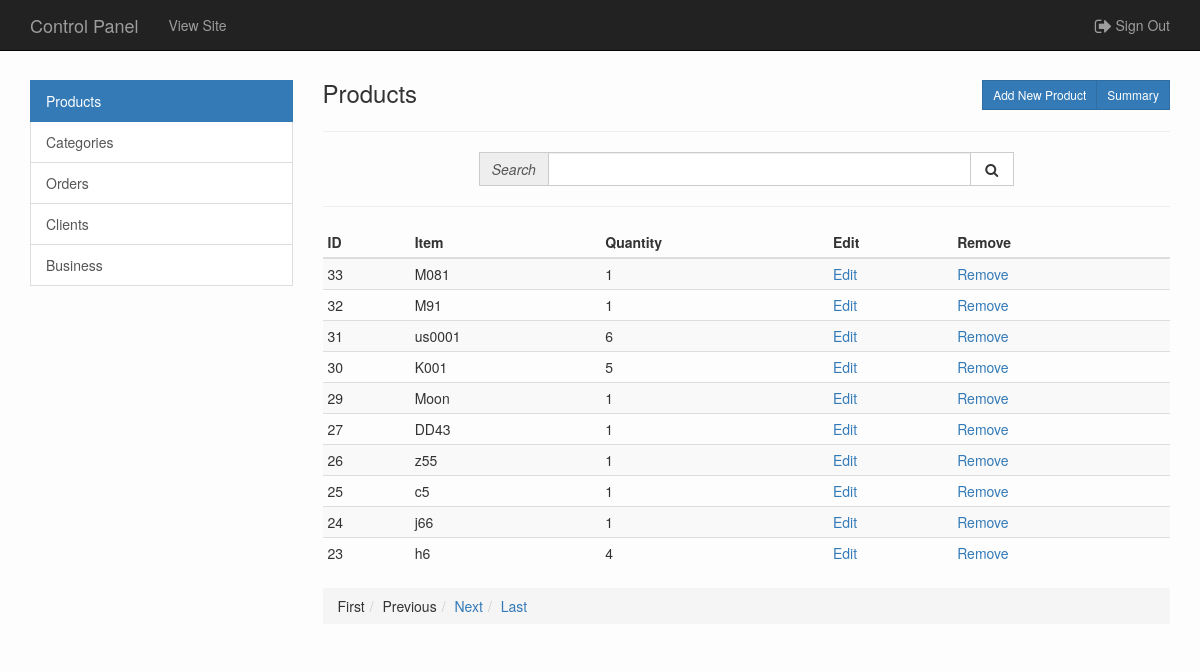
/admin/?page=products (signed in), run on the app's committed database.
### tables this page shows
CREATE TABLE `products` (
  `id` int NOT NULL AUTO_INCREMENT,
  `name` varchar(255) NOT NULL,
  `description` text NOT NULL,
  `price` decimal(8,2) NOT NULL,
  `date` timestamp NOT NULL DEFAULT CURRENT_TIMESTAMP,
  `category` int NOT NULL,
  `image` varchar(100) DEFAULT NULL,
  `qty` int NOT NULL,
  PRIMARY KEY (`id`),
  KEY `category` (`category`),
  CONSTRAINT `products_ibfk_1` FOREIGN KEY (`category`) REFERENCES `categories` (`id`) ON DELETE CASCADE ON UPDATE CASCADE
);

### classes/Core.php (called while the page is built, shortened)
<?php
class Core
{
    public function run(){
        require_once(Url::getPage());
    }
}

### admin/index.php (called while the page is built)
<?php
require_once('../inc/autoload.php');
$coreObj = new Core();
$coreObj->run();

### inc/autoload.php (called while the page is built, shortened)
<?php
spl_autoload_register(
    function($class_name){
    $class = explode('_', $class_name);
    $path = implode('/', $class) . '.php';
});

### classes/Database.php (called while the page is built, shortened)
<?php
class Database
{
    private $_host = 'localhost';
    private $_user = 'root';
    private $_password = 'admin123';
    private $_db_name = 'pinna';
    private $_conn = false;
    public function connect()
    {
        $this->_conn = new mysqli($this->_host, $this->_user, $this->_password, $this->_db_name);
        if ($this->_conn->connect_errno) {
            die('Database Connection Failed: ' . $this->_conn->connect_error);
        } else {
            $this->_conn->set_charset('utf8');
        }
    }
    public function fetchAll($sql)
    {
        $result = $this->_conn->query($sql);
        if ($result->num_rows) {
            return $result->fetch_all(MYSQLI_ASSOC);
        }
        return null;
    }
}

### classes/Application.php (called while the page is built, shortened)
<?php
class Application
{
    public function __construct()
    {
        $this->db = new Database();
    }
}

### classes/Catalog.php (called while the page is built, shortened)
<?php
class Catalog extends Application
{
    private $_products_table = 'products';
    public function getAllProducts($search = null)
    {
        $sql = "SELECT * FROM $this->_products_table ";
        $sql .= "ORDER BY `date` DESC;";
        return $this->db->fetchAll($sql);
    }
}

### classes/Url.php (called while the page is built, shortened)
<?php
class Url
{
    public static $_params = array();
    public static function getParam($key){
        return (!empty($_GET[$key]))? $_GET[$key]: null;
    }
    public static function setParams(){
        if (!empty($_GET)){
            foreach ($_GET as $key => $value){
                if (!empty($value)){
                    self::$_params[$key] = $value;
                }
            }
        }
    }
    public static function getCurrentUrl($remove = null)
    {
        $out = array();
        if (!empty($remove)) {
            $remove = (is_array($remove))? $remove: array($remove);
        }
        foreach (self::$_params as $key => $value) {
            $out[] = $key.'='.$value;
        }
        return '?' . implode('&', $out);
    }
}

### admin/pages/products/list.php (the view, shortened to what this page needs)
<?php
$catalogObj = new Catalog();
$search = Url::getParam('search');
if (!empty($search)){
    $products = $catalogObj->getAllProducts($search);
    $empty = 'No search result found.';
} else {
    $products = $catalogObj->getAllProducts();
    $empty = 'No product is added yet.';
}
if (!empty($products)){
    $pagingObj = new Paging($products, 10);
    $rows = $pagingObj->getRecords();
    $pagingObj->_url = '/admin' . $pagingObj->_url;
}
require_once('templates/_header.php');
?>
<div class="col-md-9 col-sm-8 col-xs-12">
    <div class="row">
        <div class="col-sm-6 col-xs-12">
            <h3 class="media-heading">Products</h3>
        </div>
        <div class="col-sm-6 col-xs-12">
            <div class="btn-group btn-group-sm pull-right">
                <a href="/admin/?page=products&action=add" class="btn btn-sm btn-primary">Add New Product</a>
                <a href="/admin/?page=products&action=report" class="btn btn-sm btn-primary">Summary</a>
            </div>
        </div>
    </div>
    <hr>
    <?php require_once('templates/_search_form.php'); ?>
    <hr>
    <?php if (!empty($rows)) { ?>
    <div class="table-responsive">
        <table class="table table-striped table-condensed">
            <thead>
            <tr>
                <th>ID</th>
                <th>Item</th>
                <th>Quantity</th>
                <th>Edit</th>
                <th>Remove</th>
            </tr>
            </thead>
            <tbody>
            <?php foreach($rows as $key => $product) { ?>
                <tr>
                    <td><?=$product['id'];?></td>
                    <td><?=htmlspecialchars($product['name']);?></td>
                    <td><?=htmlspecialchars($product['qty']);?></td>
                    <td><a href="/admin/?page=products&action=edit&id=<?= $product['id']; ?>">Edit</a></td>
                    <td><a href="/admin/?page=products&action=remove&id=<?= $product['id']; ?>">Remove</a></td>
                </tr>
            <?php } ?>
            </tbody>
        </table>
    </div>
    <?=$pagingObj->getPages();?>
    <?php } else { ?>
        <p><?=$empty;?></p>
    <?php } ?>
</div>
<?php require_once('templates/_footer.php'); ?>

### css/admin-custom.css (style rules this page uses)
body { background: #fdfdfd; padding-top: 80px; }
.form-control, .btn, .btn-group, .input-group-addon, .breadcrumb, .list-group-item { border-radius: 0 !important; }

### data on the page
products: id "33", name "M081", qty "1"
products: id "32", name "M91", qty "1"
products: id "31", name "us0001", qty "6"
products: id "30", name "K001", qty "5"
products: id "29", name "Moon", qty "1"
products: id "27", name "DD43", qty "1"
products: id "26", name "z55", qty "1"
products: id "25", name "c5", qty "1"
products: id "24", name "j66", qty "1"
products: id "23", name "h6", qty "4"
